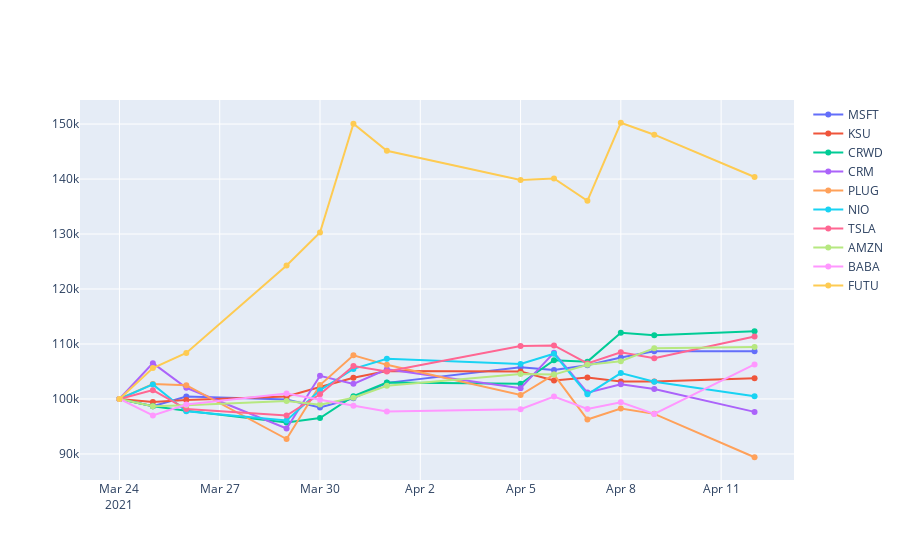

The code cell stored with this chart in its notebook:
### Code cell
# Visualize Value of Individual Stocks
fig2 = go.Figure()

fig2.add_trace(go.Scatter(x=portfolio_val.index, y= portfolio_val['MSFT'], name='MSFT'))
fig2.add_trace(go.Scatter(x=portfolio_val.index, y= portfolio_val['KSU'],name='KSU'))
fig2.add_trace(go.Scatter(x=portfolio_val.index, y= portfolio_val['CRWD'],name='CRWD'))
fig2.add_trace(go.Scatter(x=portfolio_val.index, y= portfolio_val['CCIV'],name='CRM'))
fig2.add_trace(go.Scatter(x=portfolio_val.index, y= portfolio_val['PLUG'],name='PLUG'))
fig2.add_trace(go.Scatter(x=portfolio_val.index, y= portfolio_val['NIO'],name='NIO'))
fig2.add_trace(go.Scatter(x=portfolio_val.index, y= portfolio_val['TSLA'],name='TSLA'))
fig2.add_trace(go.Scatter(x=portfolio_val.index, y= portfolio_val['AMZN'],name='AMZN'))
fig2.add_trace(go.Scatter(x=portfolio_val.index, y= portfolio_val['BABA'],name='BABA'))
fig2.add_trace(go.Scatter(x=portfolio_val.index, y= portfolio_val['FUTU'],name='FUTU'))
